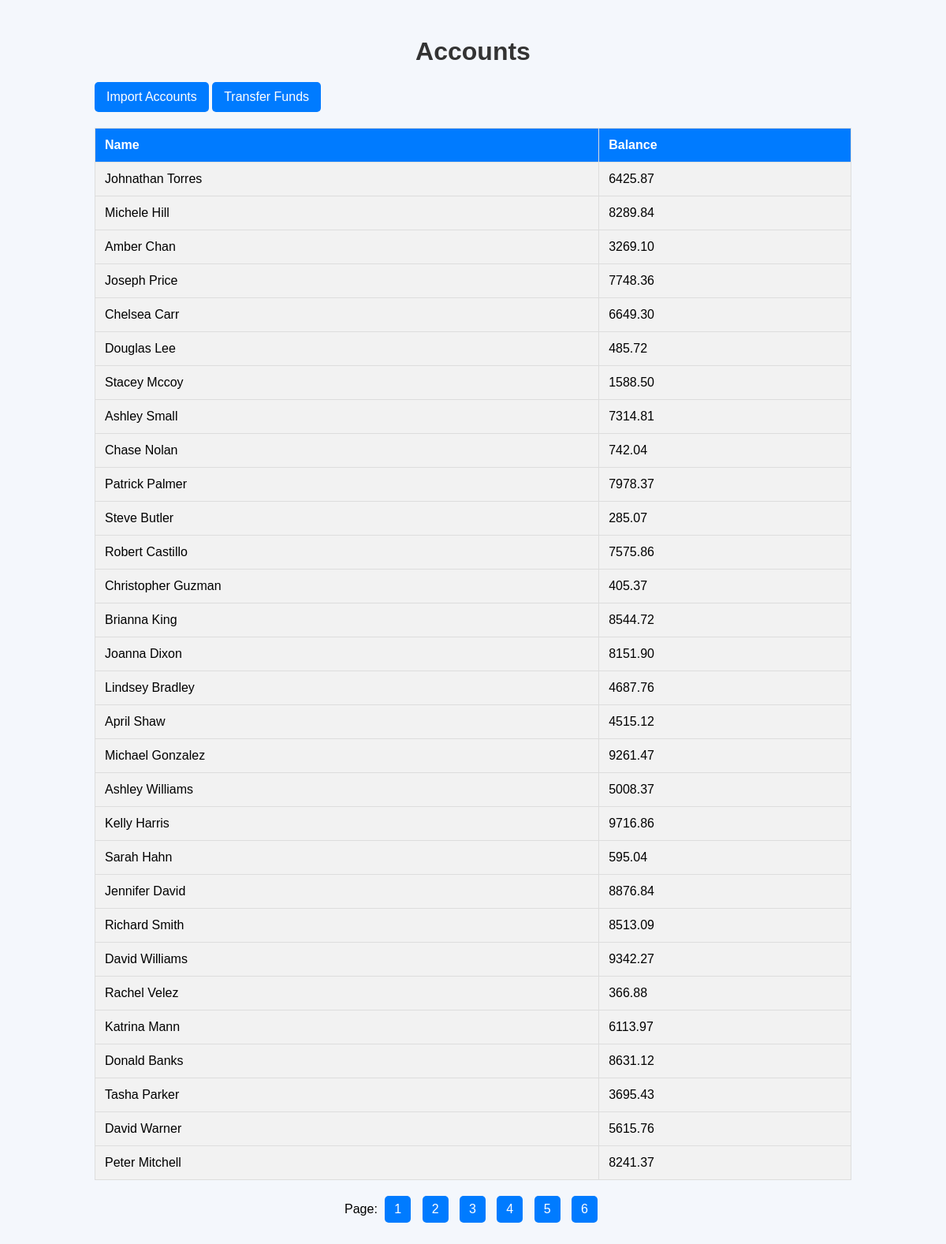
The app's page /accounts/?page=2 with its own data.
### account/models.py (models this page shows, shortened)
class Account(models.Model):
    id = models.UUIDField(primary_key=True, default=uuid.uuid4, editable=False, db_index=True)
    name = models.CharField(max_length=200)
    balance = models.DecimalField(max_digits=10, decimal_places=2)

### account/views.py (the view)
# urls.py: path('accounts/', views.list_accounts, name='list_accounts'),
def list_accounts(request):
    accounts = Account.objects.all()
    custom_range, paginated_accounts = paginate(request, accounts)
    context = {'accounts': paginated_accounts, 'custom_range': custom_range}
    return render(request, 'account/list_accounts.html', context)

### account/utils.py (called while the page is built)
def paginate(request, query):
    page = request.GET.get('page')
    result = 30
    paginator = Paginator(query, result)
    try:
        query = paginator.page(page)
    except PageNotAnInteger:
        page = 1
        query = paginator.page(page)
    except EmptyPage:
        page = paginator.num_pages
        query = paginator.page(page)
    leftIndex = (int(page) - 4)
    if leftIndex < 1:
        leftIndex = 1
    rightIndex = (int(page) + 5)
    if rightIndex > paginator.num_pages:
        rightIndex = paginator.num_pages + 1
    custom_range = range(leftIndex, rightIndex)
    return custom_range, query

### account/templates/account/list_accounts.html (shortened to what this page needs)
<!DOCTYPE html>
<html lang="en">
<head>
    {% load static %}
    <link rel="stylesheet" href="{% static 'css/styles.css' %}">
</head>
<body>
    <div class="container">
        <h2 class="accounts-heading">Accounts</h2>
        <div class="import-link">
            <a href="{% url 'import_accounts' %}" class="btn-import">Import Accounts</a>
            <a href="{% url 'transfer_funds' %}" class="btn-transfer">Transfer Funds</a>
        </div>
        <table>
            <thead>
                <tr>
                    <th>Name</th>
                    <th>Balance</th>
                </tr>
            </thead>
            <tbody>
                {% for account in accounts %}
                <tr>
                    <td>{{ account.name }}</td>
                    <td>{{ account.balance }}</td>
                </tr>
                {% endfor %}
            </tbody>
        </table>
        <div class="pagination">
            <span>Page:</span>
            {% for i in custom_range %}
                <a href="?page={{ i }}" {% if i == request.GET.page|default:1 %}class="active"{% endif %}>{{ i }}</a>
            {% endfor %}
        </div>
    </div>
</body>
</html>

### static/css/styles.css (style rules this page uses)
body { font-family: Arial, sans-serif; background-color: #f4f7fc; margin: 0; padding: 0; display: flex; justify-content: center; align-items: flex-start; height: 100vh; }
.container { width: 80%; max-width: 1200px; margin: 20px auto; }
.accounts-heading { text-align: center; font-size: 2em; color: #333; margin-bottom: 20px; }
.btn-import, .btn-transfer { display: inline-block; text-decoration: none; color: white; background-color: #007BFF; padding: 10px 15px; border-radius: 5px; transition: background-color 0.3s; }
table { margin: 20px auto; border-collapse: collapse; width: 100%; }
th, td { border: 1px solid #ddd; text-align: left; padding: 12px; }
th { background-color: #007BFF; color: white; }
td { background-color: #f2f2f2; }
.pagination { margin-top: 20px; margin-bottom: 40px; text-align: center; }
.pagination a { display: inline-block; margin: 0 5px; padding: 8px 12px; background-color: #007BFF; color: white; text-decoration: none; border-radius: 5px; transition: background-color 0.3s; }

### records on screen
Account: name "Johnathan Torres", balance "6425.87"
Account: name "Michele Hill", balance "8289.84"
Account: name "Amber Chan", balance "3269.10"
Account: name "Joseph Price", balance "7748.36"
Account: name "Chelsea Carr", balance "6649.30"
Account: name "Douglas Lee", balance "485.72"
Account: name "Stacey Mccoy", balance "1588.50"
Account: name "Ashley Small", balance "7314.81"
Account: name "Chase Nolan", balance "742.04"
Account: name "Patrick Palmer", balance "7978.37"
Account: name "Steve Butler", balance "285.07"
Account: name "Robert Castillo", balance "7575.86"
Account: name "Christopher Guzman", balance "405.37"
Account: name "Brianna King", balance "8544.72"
Account: name "Joanna Dixon", balance "8151.90"
Account: name "Lindsey Bradley", balance "4687.76"
Account: name "April Shaw", balance "4515.12"
Account: name "Michael Gonzalez", balance "9261.47"
Account: name "Ashley Williams", balance "5008.37"
Account: name "Kelly Harris", balance "9716.86"
Account: name "Sarah Hahn", balance "595.04"
Account: name "Jennifer David", balance "8876.84"
Account: name "Richard Smith", balance "8513.09"
Account: name "David Williams", balance "9342.27"
Account: name "Rachel Velez", balance "366.88"
Account: name "Katrina Mann", balance "6113.97"
Account: name "Donald Banks", balance "8631.12"
Account: name "Tasha Parker", balance "3695.43"
Account: name "David Warner", balance "5615.76"
Account: name "Peter Mitchell", balance "8241.37"

### other values on screen
{{ i }} "1" "2" "3" "4" "5" "6"
